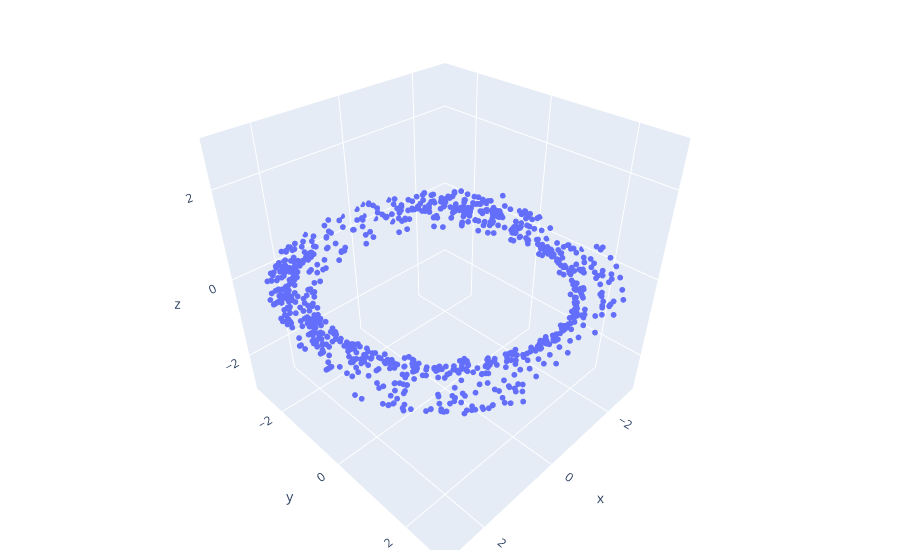
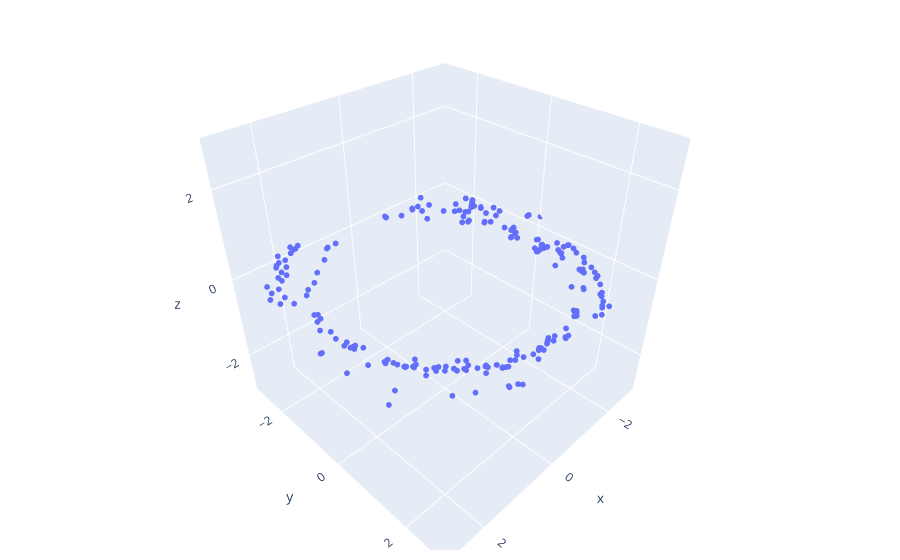
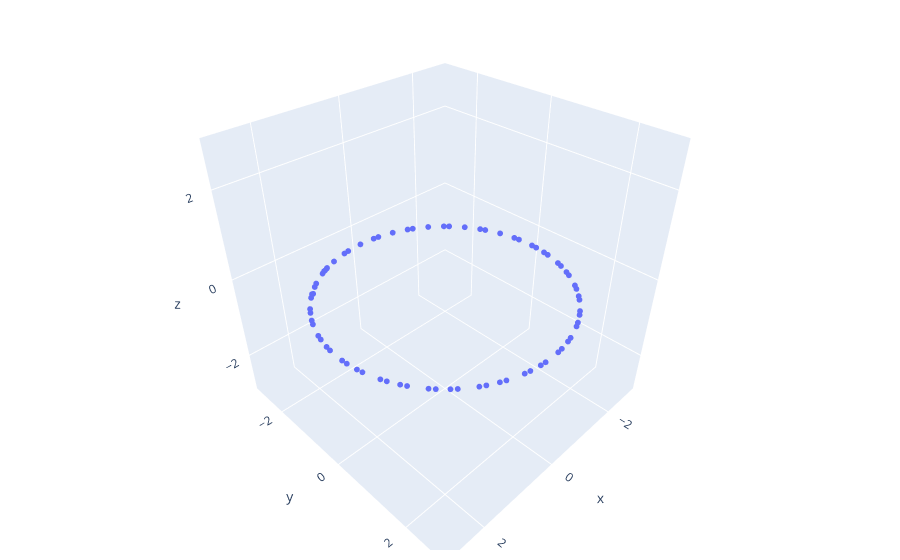

The code cell stored with these charts, in order, in its notebook:
### Code cell
def plot_3d(data):
    # Plotting using plotly
    fig = go.Figure(data=[go.Scatter3d(x=[x[0] for x in data], y=[x[1] for x in data], z=[x[2] for x in data], mode='markers', marker=dict(size=2))])


    #making all axis from -3 to 3
    fig.update_layout(scene = dict(
                        xaxis = dict(nticks=4, range=[-3,3],),
                        yaxis = dict(nticks=4, range=[-3,3],),
                        zaxis = dict(nticks=4, range=[-3,3],),),
                        margin=dict(r=20, l=10, b=10, t=10))
    fig.show()


plot_3d(X_T_1)
plot_3d(P_T_1)
plot_3d(S_T_1)

### Figure 1 — Plotly figure (JSON) as saved in the notebook; plotly's stock layout.template omitted (floating-point values rounded to 4 significant figures; data arrays with more than 128 entries replaced by an {"elided": "..."} marker saying what was removed)
{"data": [{"marker": {"size": 2}, "mode": "markers", "type": "scatter3d", "x": {"elided": "1400 float values"}, "y": {"elided": "1400 float values"}, "z": {"elided": "1400 float values"}}], "layout": {"margin": {"b": 10, "l": 10, "r": 20, "t": 10}, "scene": {"xaxis": {"nticks": 4, "range": [-3, 3]}, "yaxis": {"nticks": 4, "range": [-3, 3]}, "zaxis": {"nticks": 4, "range": [-3, 3]}}}}

### Figure 2 — Plotly figure (JSON) as saved in the notebook; plotly's stock layout.template omitted (floating-point values rounded to 4 significant figures; data arrays with more than 128 entries replaced by an {"elided": "..."} marker saying what was removed)
{"data": [{"marker": {"size": 2}, "mode": "markers", "type": "scatter3d", "x": {"elided": "332 float values"}, "y": {"elided": "332 float values"}, "z": {"elided": "332 float values"}}], "layout": {"margin": {"b": 10, "l": 10, "r": 20, "t": 10}, "scene": {"xaxis": {"nticks": 4, "range": [-3, 3]}, "yaxis": {"nticks": 4, "range": [-3, 3]}, "zaxis": {"nticks": 4, "range": [-3, 3]}}}}

### Figure 3 — Plotly figure (JSON) as saved in the notebook; plotly's stock layout.template omitted (floating-point values rounded to 4 significant figures)
{"data": [{"marker": {"size": 2}, "mode": "markers", "type": "scatter3d", "x": [1.927, 1.272, 1.144, 1.145, 1.147, 1.721, 2.286, 2.619, 2.685, 2.475, 2.013, 1.345, 0.5394, -0.3214, -1.149, -1.86, -2.38, -2.657, -2.663, -2.396, -1.885, -1.181, -0.3564, 0.5043, 1.314, 1.989, 2.461, 2.682, 2.628, 2.306, 1.748, 1.012, 0.1722, -0.6853, -1.472, -2.109, -2.531, -2.693, -2.581, -2.205, -1.603, -0.8378, 0.01328, 0.8626, 1.624, 2.219, 2.588, 2.692, 2.522, 2.093, 1.451, 0.6596, -0.1982, -1.036, -1.768, -2.319, -2.634, -2.679, -2.45, -1.971, -1.291, -0.4787, 0.3827, 1.205, 1.904, 2.408, 2.667, 2.653, 2.367, 1.84, 1.125, 0.2951, -0.565, -1.368, -2.03, -2.486, -2.687], "y": [-1.821, -2.346, -2.419, -2.42, -2.426, -2.067, -1.422, -0.629, 0.2292, 1.065, 1.791, 2.335, 2.64, 2.675, 2.437, 1.95, 1.264, 0.4482, -0.4133, -1.232, -1.925, -2.422, -2.671, -2.647, -2.352, -1.818, -1.097, -0.2643, 0.5951, 1.394, 2.05, 2.497, 2.689, 2.606, 2.257, 1.677, 0.9253, 0.07954, -0.7746, -1.549, -2.166, -2.561, -2.694, -2.553, -2.15, -1.528, -0.7492, 0.1059, 0.95, 1.697, 2.271, 2.613, 2.687, 2.487, 2.033, 1.371, 0.5697, -0.2907, -1.121, -1.837, -2.365, -2.652, -2.667, -2.41, -1.907, -1.209, -0.3871, 0.4739, 1.287, 1.968, 2.448, 2.678, 2.635, 2.322, 1.772, 1.04, 0.2031], "z": [-0.285, -0.3066, -0.321, -0.3243, -0.3373, -0.348, -0.3508, -0.3515, -0.3515, -0.3515, -0.3514, -0.3514, -0.3513, -0.3513, -0.3513, -0.3512, -0.3512, -0.3512, -0.3512, -0.3512, -0.3512, -0.3513, -0.3513, -0.3513, -0.3514, -0.3514, -0.3514, -0.3514, -0.3514, -0.3514, -0.3514, -0.3514, -0.3513, -0.3513, -0.3513, -0.3512, -0.3512, -0.3512, -0.3512, -0.3512, -0.3512, -0.3513, -0.3513, -0.3513, -0.3514, -0.3514, -0.3514, -0.3514, -0.3514, -0.3514, -0.3514, -0.3513, -0.3513, -0.3513, -0.3512, -0.3512, -0.3512, -0.3512, -0.3512, -0.3512, -0.3513, -0.3513, -0.3513, -0.3514, -0.3514, -0.3514, -0.3514, -0.3514, -0.3514, -0.3514, -0.3514, -0.3513, -0.3513, -0.3513, -0.3512, -0.3512, -0.3512]}], "layout": {"margin": {"b": 10, "l": 10, "r": 20, "t": 10}, "scene": {"xaxis": {"nticks": 4, "range": [-3, 3]}, "yaxis": {"nticks": 4, "range": [-3, 3]}, "zaxis": {"nticks": 4, "range": [-3, 3]}}}}
